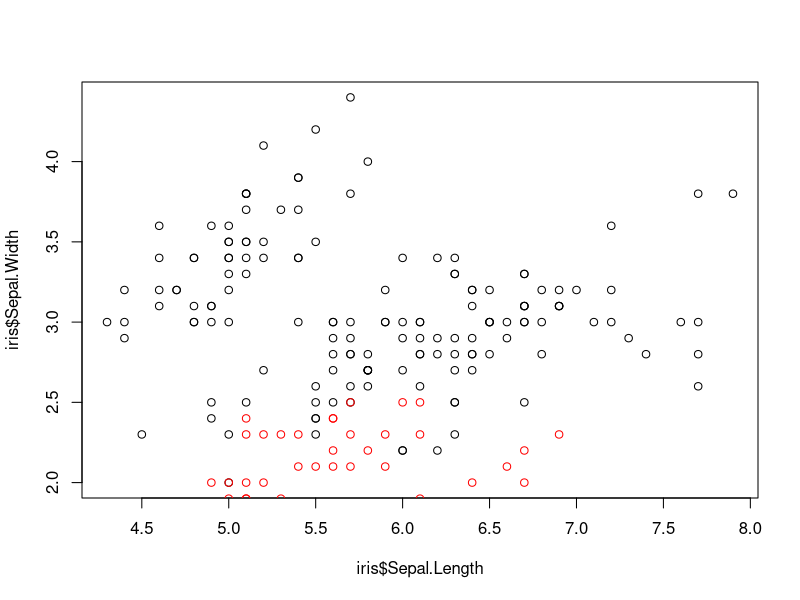
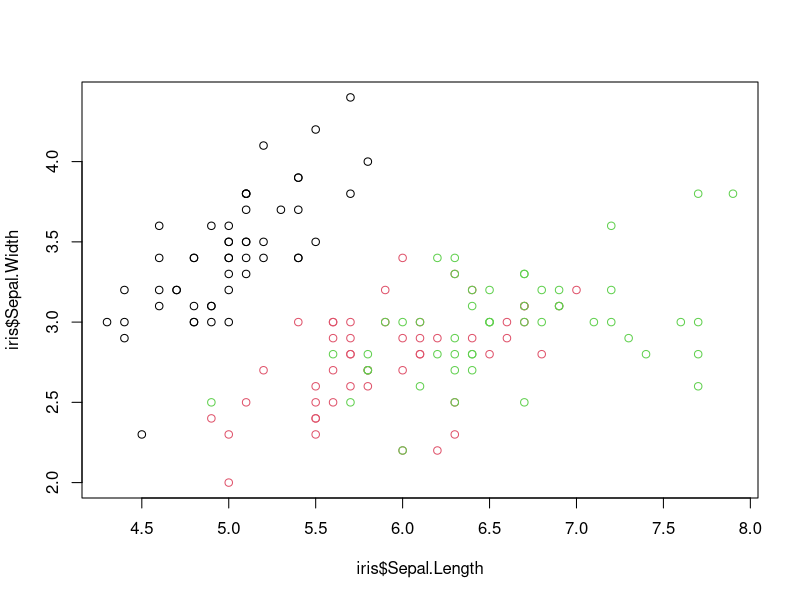
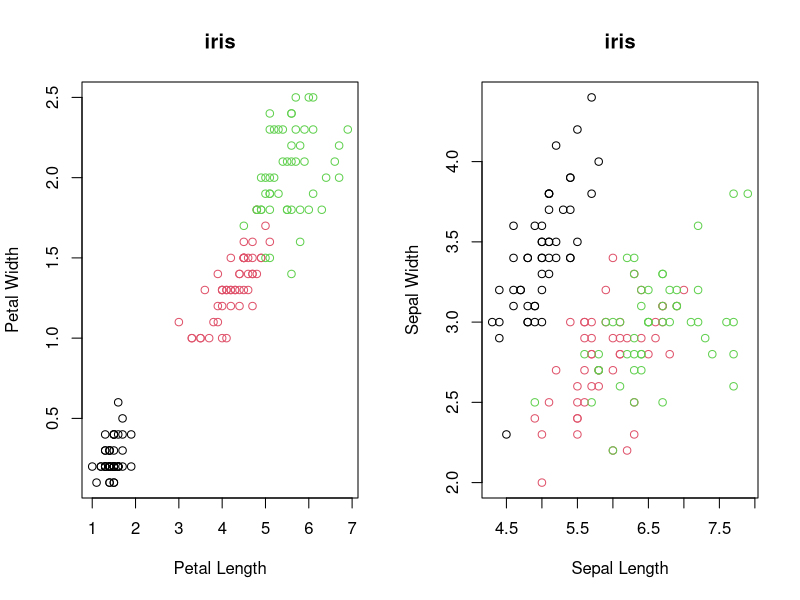

The R script that drew these images, in order:
##-------------- Basic Plotting in R --------------

# See structure of the iris data frame 


str(iris)

# Plot Sepal length and width on x and y axes respectively



plot(iris$Sepal.Length,iris$Sepal.Width)
# Add a layer of petal length and width using points, use col = "red" 

points(iris$Petal.Length, iris$Petal.Width, col="red")


# Plot Species (factor) as colors; note that now we assign color to a variable in the data frame 
# and R assigns a color to each species automatically


plot(iris$Sepal.Length,iris$Sepal.Width,col=iris$Species)


par(mfrow = c(1,2))
plot(iris$Petal.Length, iris$Petal.Width, col = iris$Species, main = "iris", xlab = "Petal Length", ylab = "Petal Width")
plot(iris$Sepal.Length, iris$Sepal.Width, col = iris$Species, main = "iris", xlab = "Sepal Length", ylab = "Sepal Width")
